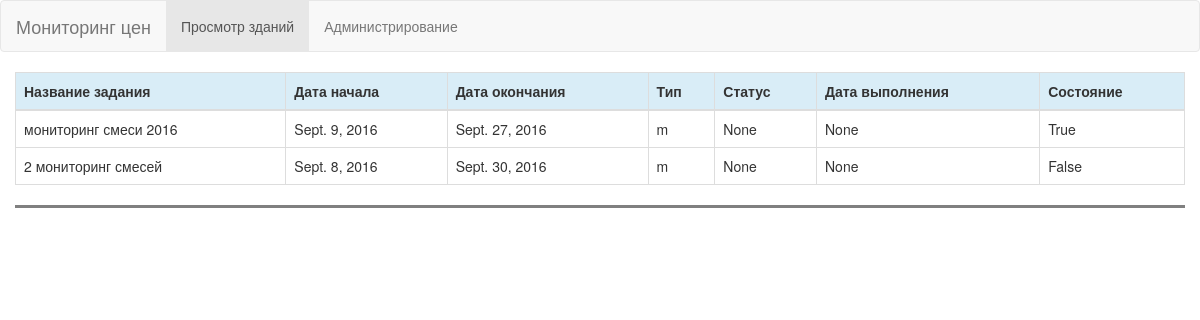
/tasks/, run on an earlier commit of the app's database.
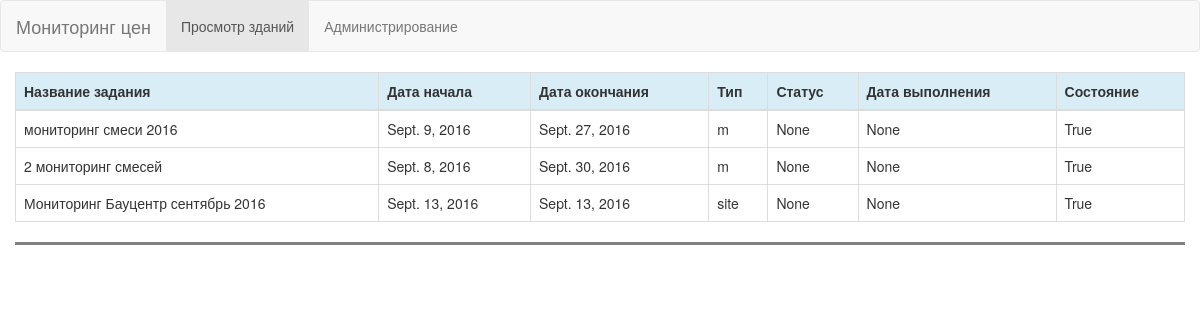
And on a later commit of the database.
### tasks/models.py (models this page shows, shortened)
class Task(models.Model):
	mobileDevice = models.ForeignKey(MobileDevice, on_delete=models.CASCADE, blank=True, null=True)
	name = models.CharField(max_length=250)
	begin_date = models.DateField()
	end_date = models.DateField()
	in_work = models.BooleanField()
	completedate = models.CharField(max_length=25, blank=True, null=True)
	tasktype = models.CharField(max_length=50, choices=TASKTYPE_CHOICES)
	status = models.IntegerField(max_length=10, blank=True, null=True)
	class Meta:
		verbose_name = "Заданиe"
		verbose_name_plural = "Задания"

### tasks/views.py (the view)
def index(request):
	items = Task.objects.all()
	return render_to_response('tasks/tasks_grid.html',{'items':items, 'username': 'username'})

### templates/tasks/tasks_grid.html (shortened to what this page needs)
<!DOCTYPE HTML>
{% load static %}
<link href="{% static "/bootstrap/css/bootstrap.css" %}" rel="stylesheet">
<nav class="navbar navbar-default info">
  <div class="container-fluid">
    <div class="navbar-header">
      <a class="navbar-brand" href="#">Мониторинг цен</a>
    </div>
    <ul class="nav navbar-nav">
      <li class="active"><a href="#">Просмотр зданий</a></li>
      <li><a href="/admin/" target="_parent">Администрирование</a></li>
    </ul>
  </div>
</nav>
<div id="main_content" class="container-fluid">
  <table class="table table-bordered">
    <thead>
      <tr class="info">
        <th scope="row">Название задания</th>
        <th>Дата начала</th>
        <th>Дата окончания</th>
        <th>Тип</th>
        <th>Статус</th>
        <th>Дата выполнения</th>
        <th>Состояние</th>
      </tr>
    </thead>
    <tbody>
      {% for item in items %}
        <tr class="taskrow" value={{ item.pk }} >
          <td>{{ item.name }}</td>
          <td>{{ item.begin_date }}</td>
          <td>{{ item.end_date }}</td>
          <td>{{ item.tasktype }}</td>
          <td>{{ item.status }}</td>
          <td>{{ item.completedate }}</td>
          <td class="to_work_td">{{ item.in_work }}</td>
        </tr>
      {% endfor %}
    </tbody>
  </table>
  <div class="h-divider">
  </div>
</div>

### templates/tasks/tasks_grid.html (style rules this page uses)
.h-divider { margin-top:5px; margin-bottom:5px; height:3px; width:100%; border-top:3px solid gray; }

What changed in the data, as far as the page shows it:
changed Task "2 мониторинг смесей": in_work "False" → "True"
added Task: {{ item.pk }} 3 (drawn), name "Мониторинг Бауцентр сентябрь 2016", begin_date "Sept. 13, 2016", end_date "Sept. 13, 2016", tasktype "site", status "None", completedate "None", in_work "True"
